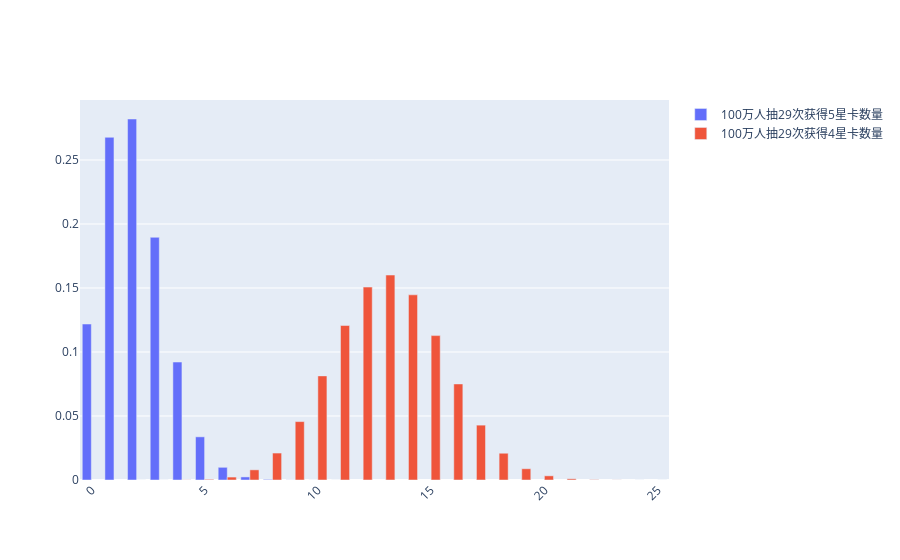

The cell this chart's notebook holds for it:
### Code cell
showBars(['100万人抽29次获得5星卡数量', '100万人抽29次获得4星卡数量'], [map5, map4], randcards2TotalNums)

### Figure 1 — Plotly figure (JSON) as saved in the notebook; plotly's stock layout.template omitted (floating-point values rounded to 4 significant figures)
{"data": [{"name": "100万人抽29次获得5星卡数量", "type": "bar", "x": [1, 0, 2, 6, 3, 4, 5, 8, 7, 10, 9, 11], "y": [0.2677, 0.1219, 0.282, 0.009916, 0.1896, 0.09216, 0.03373, 0.000462, 0.002396, 1.1e-05, 7.5e-05, 1e-06]}, {"name": "100万人抽29次获得4星卡数量", "type": "bar", "x": [11, 13, 12, 10, 9, 15, 18, 16, 14, 8, 17, 19, 6, 7, 20, 21, 5, 22, 24, 4, 23, 3, 25, 2], "y": [0.1207, 0.1601, 0.1507, 0.08134, 0.04564, 0.1128, 0.02091, 0.07504, 0.1447, 0.02106, 0.04286, 0.008794, 0.002288, 0.007939, 0.003258, 0.000934, 0.000513, 0.000242, 1.1e-05, 0.000103, 7.2e-05, 1e-05, 1e-06, 1e-06]}], "layout": {"barmode": "group", "xaxis": {"tickangle": -45}}}
